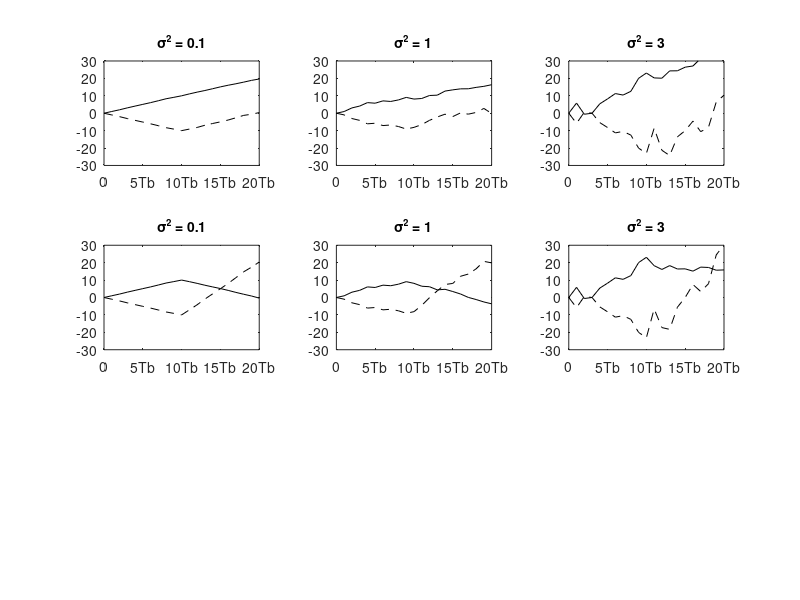

The MATLAB source for this figure:
% MATLAB script for Problem 5.4.
% Initialization:
K = 20; % Number of samples
A = 1; % Signal amplitude 
l = 0:K; % Defining the time index

% Defining signal waveforms:
s_0 = A * ones(1, K);
s_1 = [A * ones(1, K/2), -A * ones(1, K/2)];

% Different noise variances:
variances = [0.1, 1, 3];

figure;

for var_idx = 1:length(variances)
    % Initializing output signals:
    y_0 = zeros(1, K);
    y_1 = zeros(1, K);
    
    % Noise for the current variance:
    variance = variances(var_idx);
    noise = random('Normal', 0, variance, 1, K);
    
    % Sub-case s = s_0:
    s = s_0;
    y = s + noise; % received signal
    y_0 = conv(y, fliplr(s_0));
    y_1 = conv(y, fliplr(s_1));
    
    % Plotting the results for the current variance:
    subplot(3, length(variances), var_idx);
    plot(l, [0, y_0(1:K)], '-k', l, [0, y_1(1:K)], '--k');
    set(gca, 'XTickLabel', {'0', '5Tb', '10Tb', '15Tb', '20Tb'});
    axis([0 20 -30 30]);
    title(['\sigma^2 = ' num2str(variance)], 'fontsize', 10);
    
    % Sub-case s = s_1:
    s = s_1;
    y = s + noise; % received signal
    y_0 = conv(y, fliplr(s_0));
    y_1 = conv(y, fliplr(s_1));
    
    % Plotting the results for the current variance:
    subplot(3, length(variances), length(variances) + var_idx);
    plot(l, [0, y_0(1:K)], '-k', l, [0, y_1(1:K)], '--k');
    set(gca, 'XTickLabel', {'0', '5Tb', '10Tb', '15Tb', '20Tb'});
    axis([0 20 -30 30]);
    title(['\sigma^2 = ' num2str(variance)], 'fontsize', 10);
end
